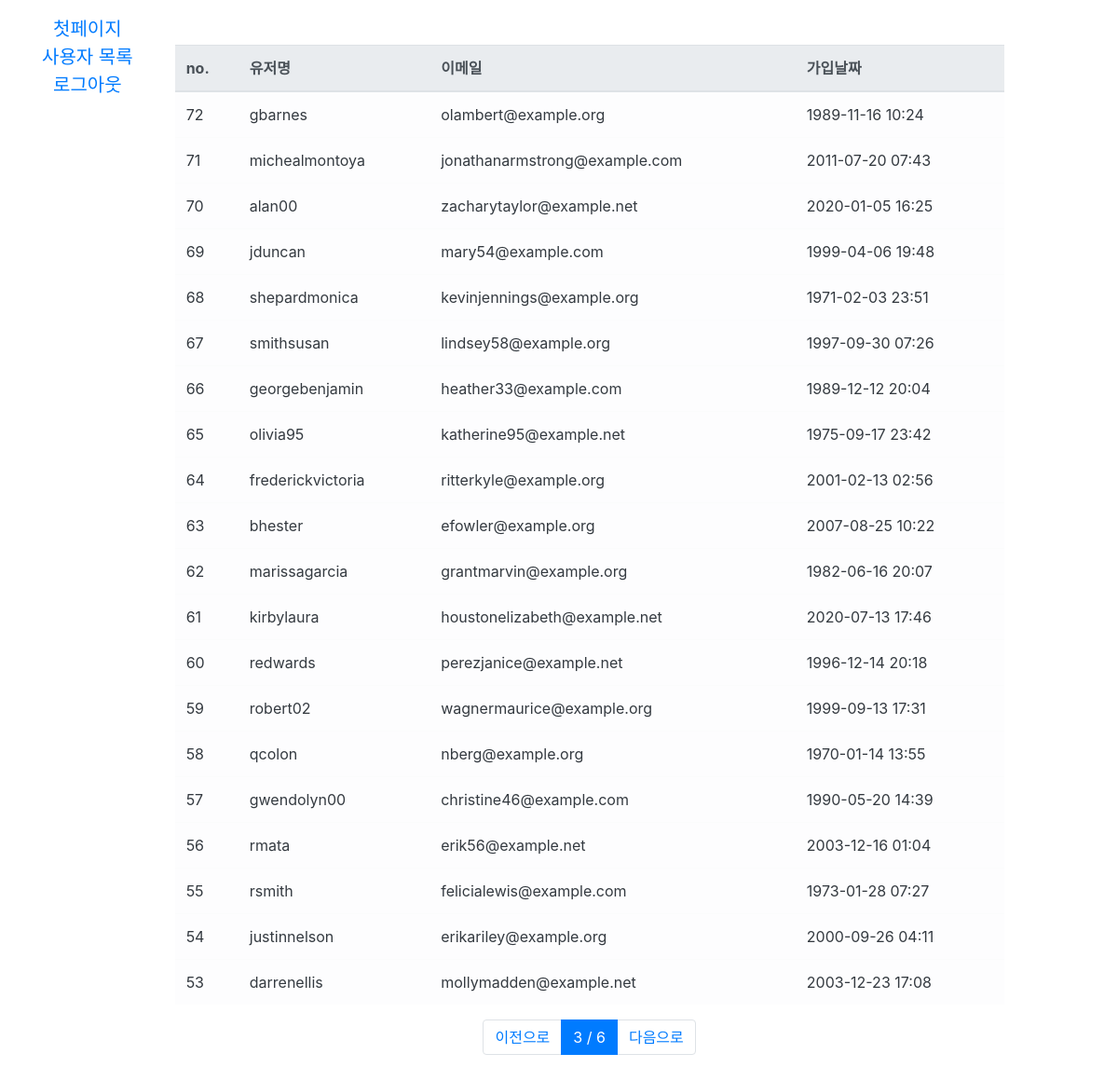
/users/?page=3 (signed in), run on the app's committed database.
### user/models.py (models this page shows, shortened)
class User(AbstractUser):
    register_date = models.DateTimeField(auto_now_add=True, verbose_name="등록날짜")
    class Meta:
        verbose_name = "사용자"
        verbose_name_plural = "사용자"

### user/views.py (the view)
# urls.py: path("users/", user_list_view, name="user_list"),
@login_required()
def user_list_view(request):
    page = int(request.GET.get("page", 1))
    users = User.objects.all().order_by("-id")
    paginator = Paginator(users, 20)
    users = paginator.get_page(page)
    return render(request, "users.html", {"users": users})

### templates/users.html (shortened to what this page needs)
{% extends "base.html" %}
{% block content %}
  <div class="container">
<div class="row mt-5">
  <div class="col-12">
    <table class="table table-light">
      <thead class="thead-light">
        <tr>
          <th scope="col">no.</th>
          <th scope="col">유저명</th>
          <th scope="col">이메일</th>
          <th scope="col">가입날짜</th>
        </tr>
      </thead>
      <tbody class="text-dark">
        {% for user in users %}
        <tr>
          <td scope="row">{{ user.id }}</td>
          <td>{{ user.username }}</td>
          <td>{{ user.email }}</td>
          <td>{{ user.register_date|date:'Y-m-d H:i' }}</td>
        </tr>
        {% endfor %}
      </tbody>
    </table>
  </div>
</div>
<nav>
  <ul class="pagination justify-content-center">
    {% if users.has_previous %}
    <li class="page-item">
      <a class="page-link" href="?page={{ users.previous_page_number }}">이전으로</a>
    </li>
    {% else %}
    <li class="page-item disabled">
      <a class="page-link" href="#">이전으로</a>
    </li>
    {% endif %}
    <li class="page-item active">
      <a class="page-link" href="#">{{ users.number }} / {{ users.paginator.num_pages }}</a>
    </li>
    {% if users.has_next %}
    <li class="page-item">
      <a class="page-link" href="?page={{ users.next_page_number }}">다음으로</a>
    {% else %}
    <li class="page-item disabled">
      <a class="page-link disabled" href="#">다음으로</a>
    {% endif %}
    </li>
  </ul>
</nav>
  </div>
{% endblock %}

### data on the page
User: id "72", username "gbarnes", email "olambert@example.org", register_date "1989-11-16 10:24"
User: id "71", username "michealmontoya", email "jonathanarmstrong@example.com", register_date "2011-07-20 07:43"
User: id "70", username "alan00", email "zacharytaylor@example.net", register_date "2020-01-05 16:25"
User: id "69", username "jduncan", email "mary54@example.com", register_date "1999-04-06 19:48"
User: id "68", username "shepardmonica", email "kevinjennings@example.org", register_date "1971-02-03 23:51"
User: id "67", username "smithsusan", email "lindsey58@example.org", register_date "1997-09-30 07:26"
User: id "66", username "georgebenjamin", email "heather33@example.com", register_date "1989-12-12 20:04"
User: id "65", username "olivia95", email "katherine95@example.net", register_date "1975-09-17 23:42"
User: id "64", username "frederickvictoria", email "ritterkyle@example.org", register_date "2001-02-13 02:56"
User: id "63", username "bhester", email "efowler@example.org", register_date "2007-08-25 10:22"
User: id "62", username "marissagarcia", email "grantmarvin@example.org", register_date "1982-06-16 20:07"
User: id "61", username "kirbylaura", email "houstonelizabeth@example.net", register_date "2020-07-13 17:46"
User: id "60", username "redwards", email "perezjanice@example.net", register_date "1996-12-14 20:18"
User: id "59", username "robert02", email "wagnermaurice@example.org", register_date "1999-09-13 17:31"
User: id "58", username "qcolon", email "nberg@example.org", register_date "1970-01-14 13:55"
User: id "57", username "gwendolyn00", email "christine46@example.com", register_date "1990-05-20 14:39"
User: id "56", username "rmata", email "erik56@example.net", register_date "2003-12-16 01:04"
User: id "55", username "rsmith", email "felicialewis@example.com", register_date "1973-01-28 07:27"
User: id "54", username "justinnelson", email "erikariley@example.org", register_date "2000-09-26 04:11"
User: id "53", username "darrenellis", email "mollymadden@example.net", register_date "2003-12-23 17:08"

### other printed values
{{ users.number }} "3"
{{ users.paginator.num_pages }} "6"
